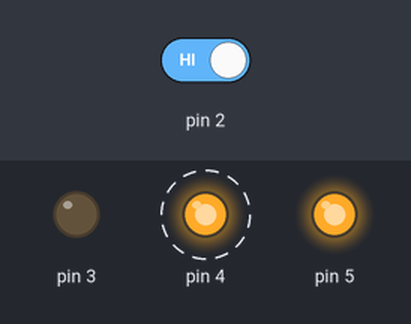
Simulated run of this sketch. Board: Arduino Uno, built with avr-gcc and run on an emulated ATmega328P. Shown: output pins drawn as LEDs (lit = HIGH). Dashed ring = blinking. Inputs (shaded band) come from the test bench; at power-on: pin 2 HIGH.

Above: at 4.8 s.
4.9 s: pin 2 driven LOW
At 5.3 s:
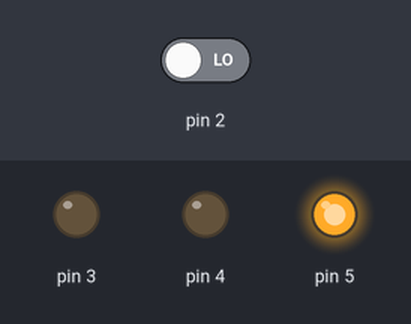
At 7.2 s:
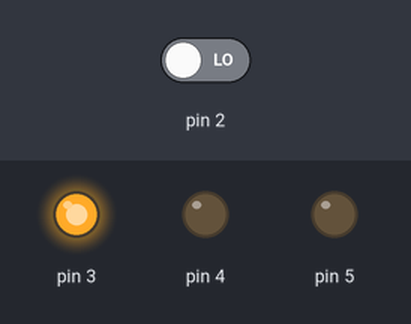
7.6 s: pin 2 driven HIGH
At 8.4 s:
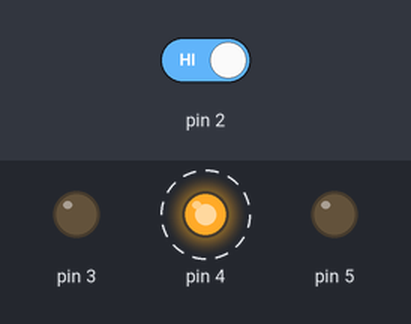
Timing chart, 0 to 19.6 s (numbered marks = the images above; inputs shaded):
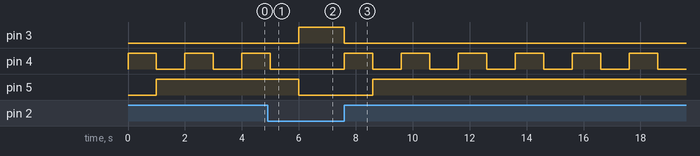

The sketch:

_2_spaceship_interface.ino
```cpp
int switchState = 0;

void setup() {
  pinMode(2,INPUT);
  pinMode(3,OUTPUT);
  pinMode(4,OUTPUT);
  pinMode(5,OUTPUT);
}

void loop() {
  switchState = digitalRead(2);

  if (switchState == LOW) {

    digitalWrite(3, HIGH);
    digitalWrite(4, LOW);
    digitalWrite(5, LOW);

  } else {

    digitalWrite(3, LOW);
    digitalWrite(4, HIGH);
    delay(1000);
    digitalWrite(5, HIGH);
    digitalWrite(4, LOW);
    delay(1000);
  }

}
```

Measured:
- after the input at 4.9 s, pin 3: LOW → HIGH after 1.1 s; pin 4: goes on until 5.0 s, then stays LOW; pin 5: HIGH → LOW after 1.1 s
- after the input at 7.6 s, pin 3: HIGH → LOW at once; pin 4: alternates HIGH for 1.0 s and LOW for 1.0 s, starting at once; pin 5: LOW → HIGH after 1.0 s
- by itself, pin 4: alternates HIGH for 1.0 s and LOW for 1.0 s
